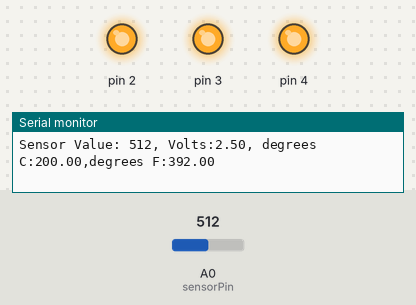
The sketch below on a simulated Arduino Uno, built with avr-gcc and run on an emulated ATmega328P. Parts: output pins drawn as LEDs (lit = HIGH), the last lines printed to the serial monitor. Inputs (shaded band) come from the test bench; at power-on: A0 (sensorPin) = 512.

Above: at 1.2 s.
1.3 s: A0 (sensorPin) set to 144
2.8 s: A0 (sensorPin) set to 128
At 4.0 s:
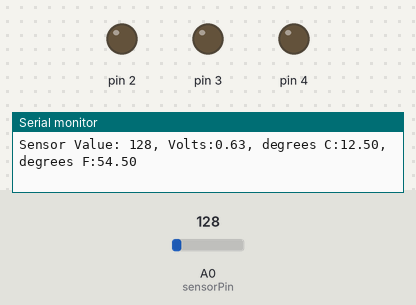
4.3 s: A0 (sensorPin) set to 511
At 5.0 s:
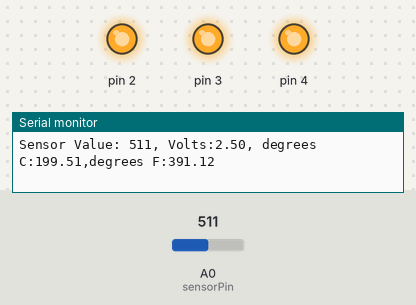
Timing chart, 0 to 7.3 s (numbered marks = the images above; inputs shaded):
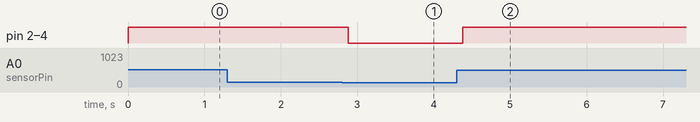

The sketch:

love-ometer.ino
```cpp
const int sensorPin = A0;
const float baselineTemp =20.0;

void setup() {
  // put your setup code here, to run once:
Serial.begin(9000);
for(int pinNumber = 2; pinNumber<5; pinNumber++){
  pinMode(pinNumber,OUTPUT);
  digitalWrite(pinNumber,LOW);}
}

void loop() {
  // put your main code here, to run repeatedly:
int sensorVal = analogRead(sensorPin);
Serial.print("Sensor Value: ");
Serial.print(sensorVal);

float voltage = (sensorVal/1024.0) * 5.0;
Serial.print(", Volts:");
Serial.print(voltage);

Serial.print(", degrees C:");
float temperatureC = (voltage - .5) * 100;
Serial.print(temperatureC);
Serial.print(",degrees F:");
float temperatureF=(temperatureC*9/5 +32);
Serial.println(temperatureF);

if(temperatureC < baselineTemp){
  digitalWrite(2,LOW);
  digitalWrite(3,LOW);
  digitalWrite(4,LOW);
} else if(temperatureC >= baselineTemp+2 && temperatureC < baselineTemp+4){

digitalWrite(2,HIGH);
digitalWrite(3,LOW);
digitalWrite(4,LOW);

}else if(temperatureC >= baselineTemp+4 && temperatureC < baselineTemp+6){
  digitalWrite(2,HIGH);
  digitalWrite(3,HIGH);
  digitalWrite(4,LOW);
} else if(temperatureC >= baselineTemp+6){
  digitalWrite(2,HIGH);
  digitalWrite(3,HIGH);
  digitalWrite(4,HIGH);
}
delay(1);
}
```

Measured:
- the behaviour switches between 144 and 143 on A0 (sensorPin) (found by bisection; images 0 and 1)
- after the input at 2.8 s, pin 2–4: HIGH → LOW after 0.08 s
- after the input at 4.3 s, pin 2–4: LOW → HIGH after 0.08 s
